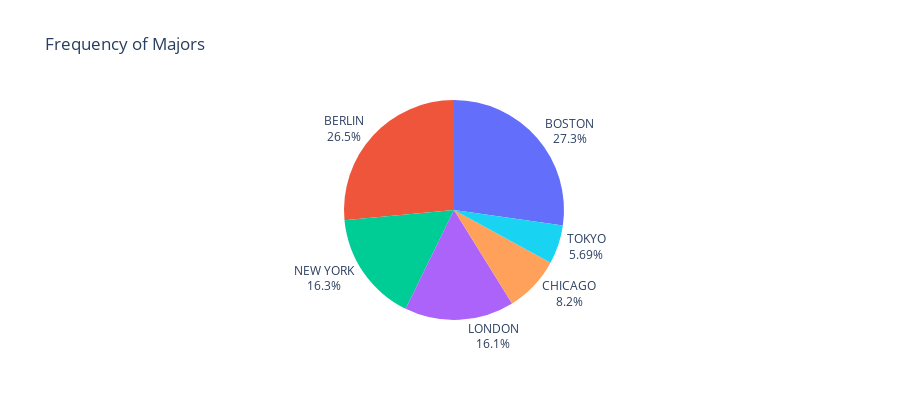

Here is the notebook cell this chart was saved with:
### Code cell
fig = px.pie(mj_pct, values='percentage', names='major', labels='percentage',
             title='Frequency of Majors', height=400)
fig.update_traces(textposition='outside', textinfo='percent+label')
fig.update_layout(showlegend=False)
fig.show()

### Figure 1 — Plotly figure (JSON) as saved in the notebook; plotly's stock layout.template omitted (floating-point values rounded to 4 significant figures)
{"data": [{"domain": {"x": [0, 1], "y": [0, 1]}, "hovertemplate": "major=%{label}<br>percentage=%{value}<extra></extra>", "labels": ["BOSTON", "BERLIN", "NEW YORK", "LONDON", "CHICAGO", "TOKYO"], "legendgroup": "", "name": "", "showlegend": true, "textinfo": "percent+label", "textposition": "outside", "type": "pie", "values": [27.26, 26.5, 16.27, 16.09, 8.199, 5.686]}], "layout": {"height": 400, "legend": {"tracegroupgap": 0}, "showlegend": false, "title": {"text": "Frequency of Majors"}}}
